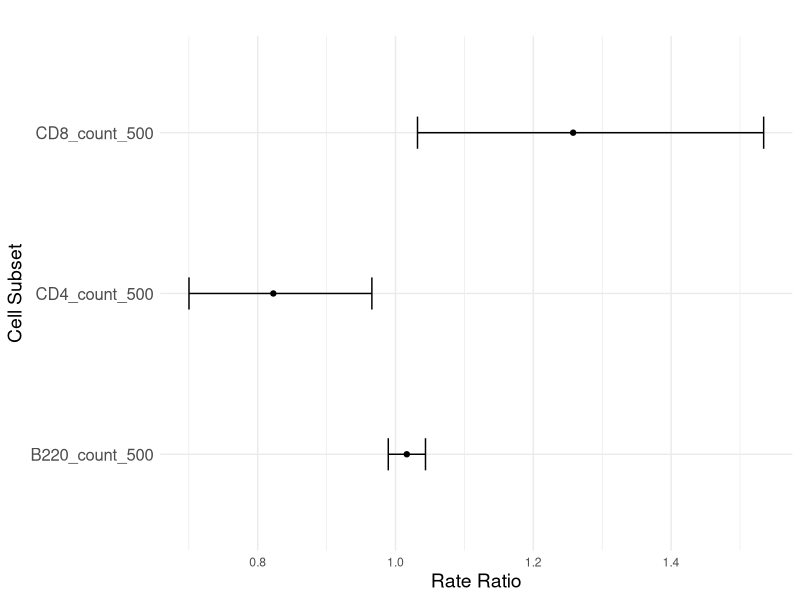
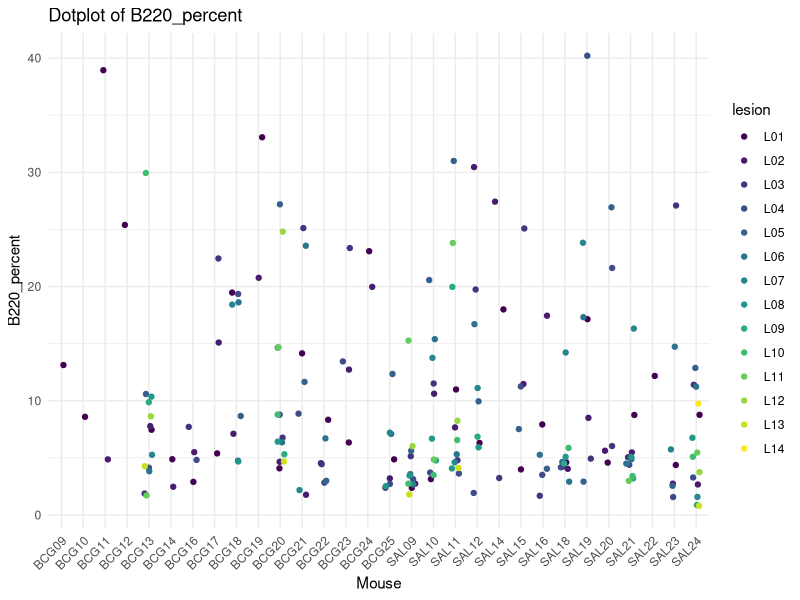
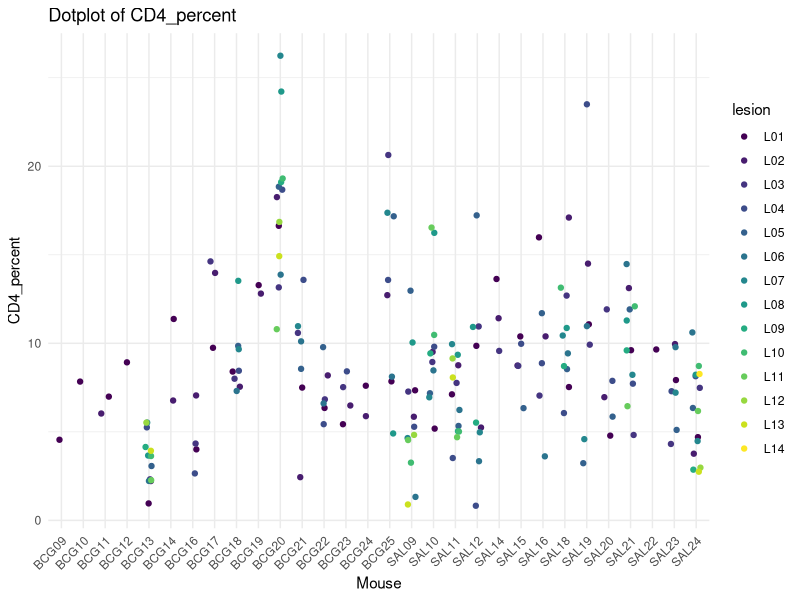
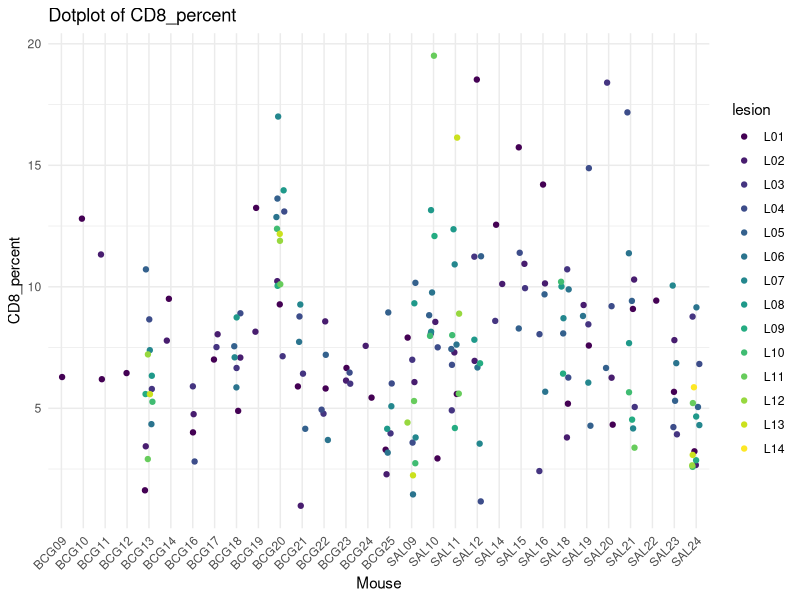
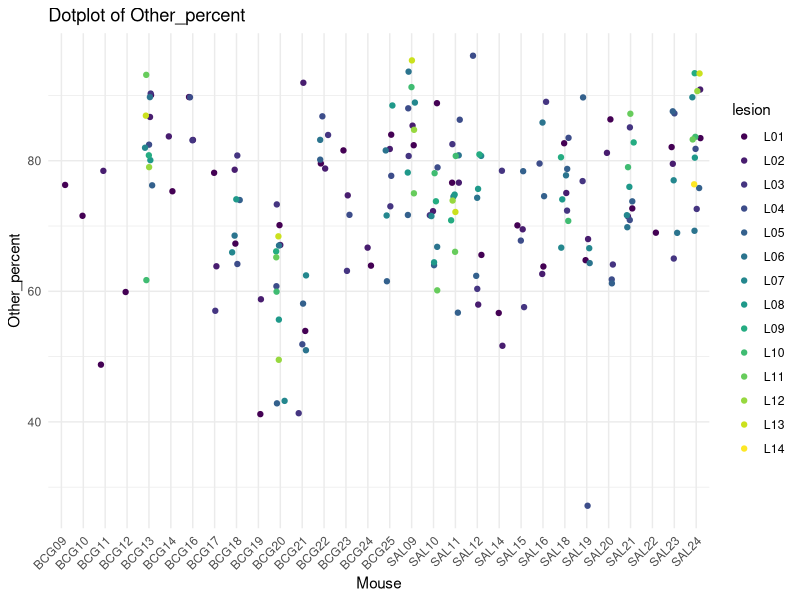
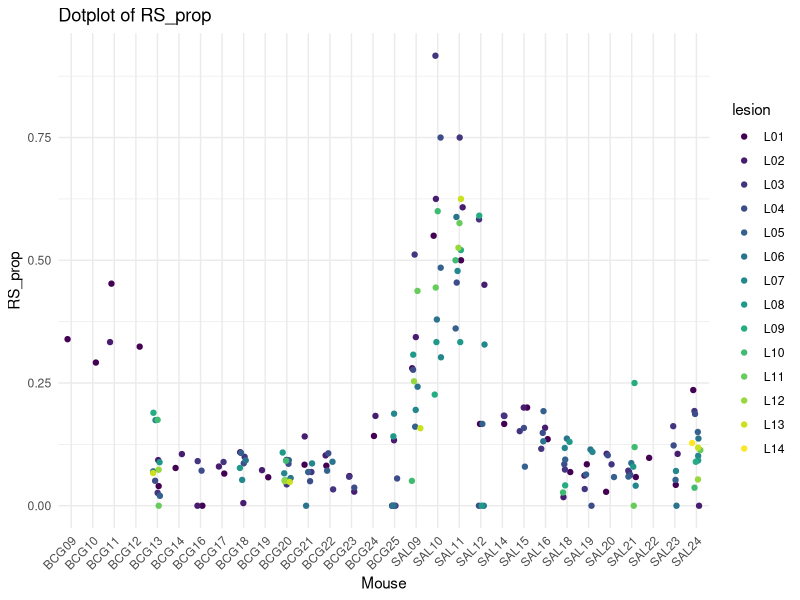
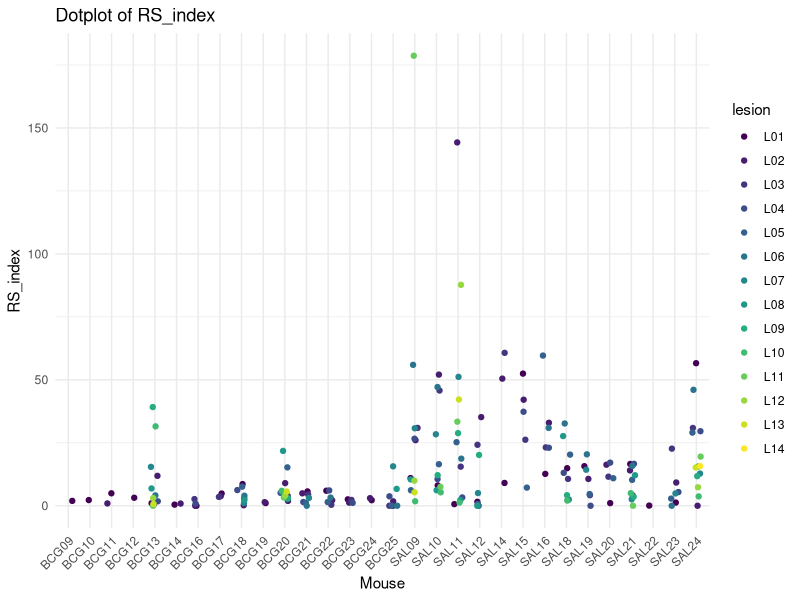
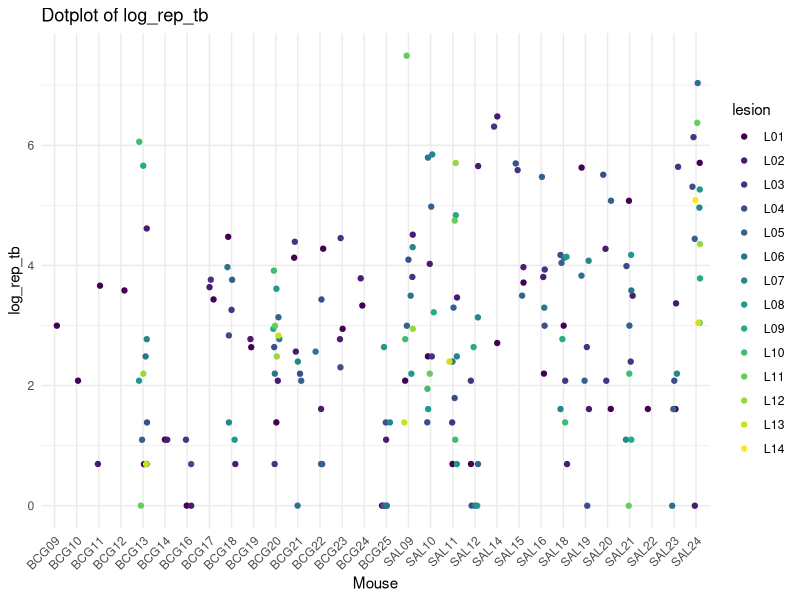

Write the R code that produced these figures, in order. (Note: this script raises an error after producing the figures.)
## ---- chunk 1
knitr::opts_chunk$set(echo = TRUE)
## ---- chunk 2
library(MASS)
library(gridExtra)  
library(mnormt) 
library(lme4) 
library(knitr) 
library(kableExtra)
library(tidyverse)
library(ggplot2)
library(viridis)
## ---- chunk 3
granuloma_data <- read.csv("IHC_ISH_clean_data_WIP 1.csv")
## ---- chunk 4
# Fit Poisson GLMs with offset
glm_granuloma <- glm(rep_tb ~ CD4_count_500 + CD8_count_500 + B220_count_500 + Vaccination + Timepoint + offset(log(total_tb)), data = granuloma_data, family = quasipoisson())


summary(glm_granuloma)

# Coefficients from the model
coefficients <- c(Intercept = -2.70185,
                  CD4_count_500 = -0.19521,
                  CD8_count_500 = 0.22937,
                  B220_count_500 = 0.01623,
                  VaccinationSAL = 0.43675,
                  TimepointD56 = 0.79078)

# Function to calculate percentage change
percent_change <- function(coef) {
  (exp(coef) - 1) * 100
}

# Apply the function to all coefficients (excluding the intercept)
percent_changes <- sapply(coefficients[-1], percent_change)

# Output the percent changes
percent_changes
as.data.frame(percent_changes)
## ---- chunk 5
CI <- exp(confint(glm_granuloma))
# Extract coefficients
coefficients <- summary(glm_granuloma)$coef

# Define a significance threshold (e.g., 0.05)
significance_threshold <- 1

# Filter significant coefficients
significant_coefficients <- coefficients[coefficients[, 4] < significance_threshold, ]

# Calculate odds ratios
rate_ratios <- exp(significant_coefficients[, 1])

# Add variable names for interpretation
rate_ratios <- data.frame(
  Rate_Ratio = rate_ratios)



rate_ratios <- as.data.frame(rate_ratios) %>% 
    rownames_to_column('Cell Subset')
CI_df  <- as.data.frame(CI) %>%
    rownames_to_column('Cell Subset')

CI_df <- CI_df %>% dplyr::slice(-1)


rate_ratios <- inner_join(rate_ratios, CI_df, by = "Cell Subset")
rate_ratios$`Cell Subset` <- gsub("^group", "", rate_ratios$`Cell Subset`)
rate_ratios <- rate_ratios  %>%
  filter(`Cell Subset` != "(Intercept)")

rate_ratios 
## ---- chunk 6
rate_ratios<- data.frame(
  Cell_Subset = c("CD4_count_500", "CD8_count_500", "B220_count_500"),
  Rate_Ratio = c(0.8226647, 1.2578057, 1.0163662),
  Lower_CI = c(0.7002648, 1.0319083, 0.9895011),
  Upper_CI = c(0.9656904, 1.5343186, 1.0435044)
)



ggplot(rate_ratios, aes(x = Cell_Subset, y = Rate_Ratio)) +
  geom_point() +
  geom_errorbar(aes(ymin = Lower_CI, ymax = Upper_CI), width = 0.2) +
  coord_flip() +
  theme_minimal() +
  labs(
    x = "Cell Subset",
    y = "Rate Ratio",
    title = ""
  ) +
  theme(
    axis.text.y = element_text(size = 12),
    axis.title = element_text(size = 14),
    plot.title = element_text(size = 16, face = "bold")
  )

## ---- chunk 7
colnames(granuloma_data)

# Correlation matrix
cor(granuloma_data[, c("RS_prop", "CD4_count_500")])


cor(granuloma_data[, c("RS_prop", "CD8_count_500")])


cor(granuloma_data[, c("RS_prop", "B220_count_500")])
## ---- chunk 8
# Plot for B220_percent
ggplot(granuloma_data, aes(x = mouse, y = B220_percent, color = lesion)) +
  geom_jitter(width = 0.2) +
  ggtitle("Dotplot of B220_percent") +
  xlab("Mouse") +
  ylab("B220_percent") +
  scale_color_viridis_d() +
  theme_minimal() +
  theme(axis.text.x = element_text(angle = 45, hjust = 1))

# Plot for CD4_percent
ggplot(granuloma_data, aes(x = mouse, y = CD4_percent, color = lesion)) +
  geom_jitter(width = 0.2) +
  ggtitle("Dotplot of CD4_percent") +
  xlab("Mouse") +
  ylab("CD4_percent") +
  scale_color_viridis_d() +  
  theme_minimal() +
  theme(axis.text.x = element_text(angle = 45, hjust = 1))

# Plot for CD8_percent
ggplot(granuloma_data, aes(x = mouse, y = CD8_percent, color = lesion)) +
  geom_jitter(width = 0.2) +
  ggtitle("Dotplot of CD8_percent") +
  xlab("Mouse") +
  ylab("CD8_percent") +
  scale_color_viridis_d() +  
  theme_minimal() +
  theme(axis.text.x = element_text(angle = 45, hjust = 1))

# Plot for Other_percent
ggplot(granuloma_data, aes(x = mouse, y = Other_percent, color = lesion)) +
  geom_jitter(width = 0.2) +
  ggtitle("Dotplot of Other_percent") +
  xlab("Mouse") +
  ylab("Other_percent") +
  scale_color_viridis_d() + 
  theme_minimal() +
  theme(axis.text.x = element_text(angle = 45, hjust = 1))

# Plot for RS_prop
ggplot(granuloma_data, aes(x = mouse, y = RS_prop, color = lesion)) +
  geom_jitter(width = 0.2) +
  ggtitle("Dotplot of RS_prop") +
  xlab("Mouse") +
  ylab("RS_prop") +
  scale_color_viridis_d() +  
  theme_minimal() +
  theme(axis.text.x = element_text(angle = 45, hjust = 1))

# Plot for RS_index
ggplot(granuloma_data, aes(x = mouse, y = RS_index, color = lesion)) +
  geom_jitter(width = 0.2) +
  ggtitle("Dotplot of RS_index") +
  xlab("Mouse") +
  ylab("RS_index") +
  scale_color_viridis_d() + 
  theme_minimal() +
  theme(axis.text.x = element_text(angle = 45, hjust = 1))

# Plot for log_rep_tb
ggplot(granuloma_data, aes(x = mouse, y = log_rep_tb, color = lesion)) +
  geom_jitter(width = 0.2) +
  ggtitle("Dotplot of log_rep_tb") +
  xlab("Mouse") +
  ylab("log_rep_tb") +
  scale_color_viridis_d() + 
  theme_minimal() +
  theme(axis.text.x = element_text(angle = 45, hjust = 1))

# Plot for log_nonrep_tb
ggplot(granuloma_data, aes(x = mouse, y = log_nonrep_tb, color = lesion)) +
  geom_jitter(width = 0.2) +
  ggtitle("Dotplot of log_nonrep_tb") +
  xlab("Mouse") +
  ylab("log_nonrep_tb") +
  scale_color_viridis_d() + 
  theme_minimal() +
  theme(axis.text.x = element_text(angle = 45, hjust = 1))

# Plot for log_total_tb
ggplot(granuloma_data, aes(x = mouse, y = log_total_tb, color = lesion)) +
  geom_jitter(width = 0.2) +
  ggtitle("Dotplot of log_total_tb") +
  xlab("Mouse") +
  ylab("log_total_tb") +
  scale_color_viridis_d() + 
  theme_minimal() +
  theme(axis.text.x = element_text(angle = 45, hjust = 1))

# Plot for log_RS_index
ggplot(granuloma_data, aes(x = mouse, y = log_RS_index, color = lesion)) +
  geom_jitter(width = 0.2) +
  ggtitle("Dotplot of log_RS_index") +
  xlab("Mouse") +
  ylab("log_RS_index") +
  scale_color_viridis_d() +  
  theme_minimal() +
  theme(axis.text.x = element_text(angle = 45, hjust = 1))

# Plot for log_RS_prop
ggplot(granuloma_data, aes(x = mouse, y = log_RS_prop, color = lesion)) +
  geom_jitter(width = 0.2) +
  ggtitle("Dotplot of log_RS_prop") +
  xlab("Mouse") +
  ylab("log_RS_prop") +
  scale_color_viridis_d() +  
  theme_minimal() +
  theme(axis.text.x = element_text(angle = 45, hjust = 1))

ggplot(granuloma_data, aes(x = mouse, y = (rep_tb/total_tb), color = lesion)) +
  geom_jitter(width = 0.2) +
  ggtitle("Dotplot of Prop of Replicating Mtb") +
  xlab("Mouse") +
  ylab("Prop of Replicating Mtb") +
  scale_color_viridis_d() +  
  theme_minimal() +
  theme(axis.text.x = element_text(angle = 45, hjust = 1))

## ---- chunk 9
#GOOD
ggplot(granuloma_data, aes(x = Other_percent, y = (rep_tb/total_tb), color = lesion)) +
  geom_point() +
  facet_wrap(~ mouse) +
  ggtitle("Other_percent vs Prop of Replicating Mtb") +
  xlab("Other_percent") +
  ylab("Prop of Replicating TB") +
  scale_color_viridis_d() + 
  theme_minimal() +
  theme(axis.text.x = element_text(angle = 45, hjust = 1))


ggplot(granuloma_data, aes(x = B220_percent, y = (rep_tb/total_tb), color = lesion)) +
  geom_point() +
  facet_wrap(~ mouse) +
  ggtitle("B220_percent vs Prop of Replicating Mtb") +
  xlab("B220_percent") +
  ylab("Prop of Replicating TB") +
  scale_color_viridis_d() + 
  theme_minimal() +
  theme(axis.text.x = element_text(angle = 45, hjust = 1))

ggplot(granuloma_data, aes(x = CD8_percent, y = (rep_tb/total_tb), color = lesion)) +
  geom_point() +
  facet_wrap(~ mouse) +
  ggtitle("CD8_percent vs Prop of Replicating Mtb") +
  xlab("CD8_percent") +
  ylab("Prop of Replicating TB") +
  scale_color_viridis_d() + 
  theme_minimal() +
  theme(axis.text.x = element_text(angle = 45, hjust = 1))

ggplot(granuloma_data, aes(x = CD4_percent, y = (rep_tb/total_tb), color = lesion)) +
  geom_point() +
  facet_wrap(~ mouse) +
  ggtitle("CD4_percent vs Prop of Replicating Mtb") +
  xlab("CD4_percent") +
  ylab("Prop of Replicating TB") +
  scale_color_viridis_d() + 
  theme_minimal() +
  theme(axis.text.x = element_text(angle = 45, hjust = 1))
## ---- chunk 10
ggplot(granuloma_data, aes(x = CD8_percent, y = (rep_tb/total_tb), color = Vaccination)) +
  geom_point() +
  facet_wrap(~ Timepoint) +
  ggtitle("CD8_percent vs Prop of Replicating Mtb") +
  xlab("CD8_percent") +
  ylab("Prop of Replicating TB") +
  scale_color_viridis_d() + 
  theme_minimal() +
  theme(axis.text.x = element_text(angle = 45, hjust = 1))

ggplot(granuloma_data, aes(x = B220_percent, y = (rep_tb/total_tb), color = Vaccination)) +
  geom_point() +
  facet_wrap(~ Timepoint) +
  ggtitle("B220_percent vs Prop of Replicating Mtb") +
  xlab("B220_percent") +
  ylab("Prop of Replicating TB") +
  scale_color_viridis_d() + 
  theme_minimal() +
  theme(axis.text.x = element_text(angle = 45, hjust = 1))

ggplot(granuloma_data, aes(x = Other_percent, y = (rep_tb/total_tb), color = Vaccination)) +
  geom_point() +
  facet_wrap(~ Timepoint) +
  ggtitle("Other_percent vs Prop of Replicating Mtb") +
  xlab("Other_percent") +
  ylab("Prop of Replicating TB") +
  scale_color_viridis_d() + 
  theme_minimal() +
  theme(axis.text.x = element_text(angle = 45, hjust = 1))

ggplot(granuloma_data, aes(x = CD4_percent, y = (rep_tb/total_tb), color = Vaccination)) +
  geom_point() +
  facet_wrap(~ Timepoint) +
  ggtitle("CD4_percent vs Prop of Replicating Mtb") +
  xlab("CD4_percent") +
  ylab("Prop of Replicating TB") +
  scale_color_viridis_d() + 
  theme_minimal() +
  theme(axis.text.x = element_text(angle = 45, hjust = 1))
## ---- chunk 11
#GOOD

ggplot(granuloma_data, aes(x = CD4_percent, y = (rep_tb/total_tb), color = Vaccination)) +
  geom_point() +
  facet_wrap(~ mouse) +
  ggtitle("CD4_percent vs Prop of Replicating Mtb") +
  xlab("CD4_percent") +
  ylab("Prop of Replicating TB") +
  scale_color_viridis_d() + 
  theme_minimal() +
  theme(axis.text.x = element_text(angle = 45, hjust = 1))

ggplot(granuloma_data, aes(x = CD8_percent, y = (rep_tb/total_tb), color = Vaccination)) +
  geom_point() +
  facet_wrap(~ mouse) +
  ggtitle("CD8_percent vs Prop of Replicating Mtb") +
  xlab("CD8_percent") +
  ylab("Prop of Replicating TB") +
  scale_color_viridis_d() + 
  theme_minimal() +
  theme(axis.text.x = element_text(angle = 45, hjust = 1))

ggplot(granuloma_data, aes(x = B220_percent, y = (rep_tb/total_tb), color = Vaccination)) +
  geom_point() +
  facet_wrap(~ mouse) +
  ggtitle("B220_percent vs Prop of Replicating Mtb") +
  xlab("B220_percent") +
  ylab("Prop of Replicating TB") +
  scale_color_viridis_d() + 
  theme_minimal() +
  theme(axis.text.x = element_text(angle = 45, hjust = 1))

ggplot(granuloma_data, aes(x = Other_percent, y = (rep_tb/total_tb), color = Vaccination)) +
  geom_point() +
  facet_wrap(~ mouse) +
  ggtitle("Other_percent vs Prop of Replicating Mtb") +
  xlab("Other_percent") +
  ylab("Prop of Replicating TB") +
  scale_color_viridis_d() + 
  theme_minimal() +
  theme(axis.text.x = element_text(angle = 45, hjust = 1))
## ---- chunk 12
# nb <- glmer.nb(rep_tb ~ CD4_count_500 + CD8_count_500 + B220_count_500 + Vaccination + Timepoint + (1 | mouse/unique_lesion) + offset(log(total_tb)), data = granuloma_data)
# 
# summary(nb)
## ---- chunk 13
model_mouse_offset <- glmer(rep_tb ~ CD4_count_500 + CD8_count_500 + B220_count_500 + 
                              Vaccination + Timepoint + (1 | mouse) + offset(log(total_tb)) + (1 | unique_lesion), 
                            data = granuloma_data, family = poisson())


summary(model_mouse_offset)

# Coefficients from Poisson regression
coefficients <- c(Intercept = -2.75987,
                  CD4_count_500 = -0.09134,
                  CD8_count_500 = 0.06960,
                  B220_count_500 = 0.04841,
                  VaccinationSAL = 0.28365,
                  TimepointD56 = 0.96559)

# Function to calculate percentage change from rate ratio (similar to odds ratio)
percent_change <- function(coef) {
  (exp(coef) - 1) * 100
}

# Apply the function to all coefficients (excluding the intercept)
percent_changes <- sapply(coefficients[-1], percent_change)

# Output the percent changes/outcome rate change. this is like percent change in odds from odds ratios calculated from estimated coefficients
percent_changes

mouse_model_offset_df <- as.data.frame(percent_changes)

mouse_model_offset_df  <- rownames_to_column(mouse_model_offset_df , var = "Cell Subset")



## ---- chunk 14
CI <- exp(confint(model_mouse_offset))
# Extract coefficients
coefficients <- summary(model_mouse_offset)$coef

# Define a significance threshold (e.g., 0.05)
significance_threshold <- 1

# Filter significant coefficients
significant_coefficients <- coefficients[coefficients[, 4] < significance_threshold, ]

# Calculate odds ratios
rate_ratios <- exp(significant_coefficients[, 1])

# Add variable names for interpretation
rate_ratios <- data.frame(
  Rate_Ratio = rate_ratios)



rate_ratios <- as.data.frame(rate_ratios) %>% 
    rownames_to_column('Cell Subset')
CI_df  <- as.data.frame(CI) %>%
    rownames_to_column('Cell Subset')

CI_df <- CI_df %>% dplyr::slice(-c(1, 2))


rate_ratios <- inner_join(rate_ratios, CI_df, by = "Cell Subset")
rate_ratios$`Cell Subset` <- gsub("^group", "", rate_ratios$`Cell Subset`)
rate_ratios <- rate_ratios  %>%
  filter(`Cell Subset` != "(Intercept)")

rate_ratios 
## ---- chunk 15
rate_ratios <- data.frame(
  Cell_Subset = c("CD4_count_500", "CD8_count_500", "B220_count_500"),
  Rate_Ratio = c(0.9127092, 1.0720808, 1.0496014),
  Lower_CI = c(0.7435882, 0.8485657, 1.0085407),
  Upper_CI = c(1.121988, 1.351081, 1.093222)
)

rate_ratios

ggplot(rate_ratios, aes(x = Cell_Subset, y = Rate_Ratio)) +
  geom_point() +
  geom_errorbar(aes(ymin = Lower_CI, ymax = Upper_CI), width = 0.2) +
  geom_hline(yintercept = 1, linetype = "dotted", color = "red") + # Add dotted line at y = 1
  coord_flip() +
  ylim(0.5, 1.5) +
  scale_y_continuous(breaks = c(0.6, 0.9, 1.2, 1.5)) + # Customize y-axis tick marks
  theme_minimal() +
  labs(
    x = "Cell Subset",
    y = "Rate Ratio",
    title = ""
  ) +
  theme(
    axis.text.y = element_text(size = 12),
    axis.title = element_text(size = 14),
    plot.title = element_text(size = 16, face = "bold")
  )



## ---- chunk 16
# For Model 1 (Quasi-Poisson GLM)
deviance_model1 <- deviance(glm_granuloma)

# For Model 2 (Poisson GLMM)
deviance_model2 <- deviance(model_mouse_offset)

# Compare Deviance
deviance_model1
deviance_model2
